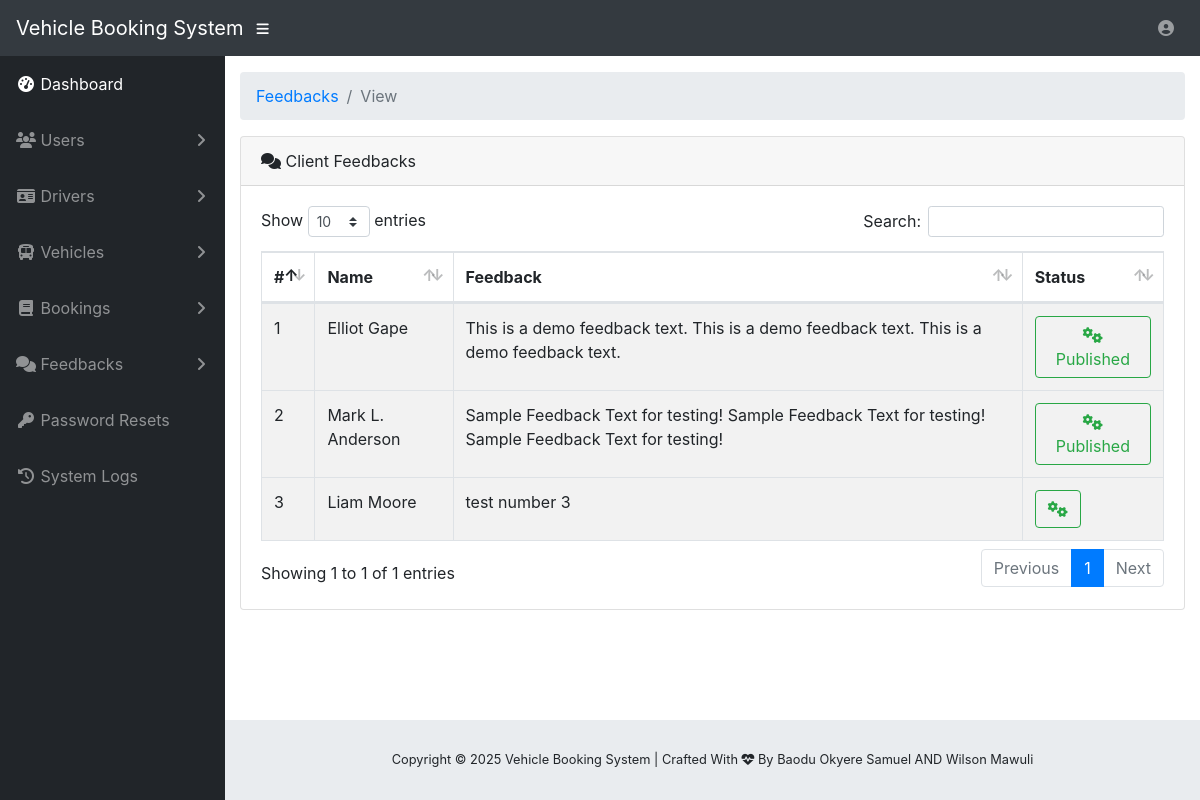
/admin-view-feedback.php (signed in), run on the app's committed database.
### tables this page shows
CREATE TABLE IF NOT EXISTS `tms_feedback` (
  `f_id` int(20) NOT NULL,
  `f_uname` varchar(200) NOT NULL,
  `f_content` longtext NOT NULL,
  `f_status` varchar(200) NOT NULL
);

### admin-view-feedback.php (the view, shortened to what this page needs)
<?php
  include('vendor/inc/config.php');
?>
<!DOCTYPE html>
<html lang="en">
<?php include('vendor/inc/head.php');?>
<body id="page-top">
 <?php include("vendor/inc/nav.php");?>
  <div id="wrapper">
    <?php include('vendor/inc/sidebar.php');?>
    <div id="content-wrapper">
      <div class="container-fluid">
        <ol class="breadcrumb">
          <li class="breadcrumb-item">
            <a href="#">Feedbacks</a>
          </li>
          <li class="breadcrumb-item active">View</li>
        </ol>
        <div class="card mb-3">
          <div class="card-header">
            <i class="fas fa fa-comments"></i>
                Client Feedbacks</div>
          <div class="card-body">
            <div class="table-responsive">
              <table class="table table-bordered table-striped table-hover" id="dataTable" width="100%" cellspacing="0">
                <thead>
                  <tr>
                    <th>#</th>
                    <th>Name</th>
                    <th>Feedback</th>
                    <th>Status</th>
                  </tr>
                </thead>
                <?php
                    $ret="SELECT * FROM tms_feedback ";
                    $stmt= $mysqli->prepare($ret) ;
                    $stmt->execute() ;
                    $res=$stmt->get_result();
                    $cnt=1;
                    while($row=$res->fetch_object())
                {
                ?>
                <tbody>
                  <tr>
                    <td><?php echo $cnt;?></td>
                    <td><?php echo $row->f_uname;?></td>
                    <td><?php echo $row->f_content;?></td>
                    <td><span class = "btn btn-outline-success"><i class="fa fa-cogs"></i> <?php echo $row->f_status;?></span></td>
                  </tr>
                </tbody>
                <?php $cnt = $cnt+1; }?>
              </table>
            </div>
          </div>
        </div>
      </div>
      <?php include("vendor/inc/footer.php");?>
    </div>
  </div>
</body>
</html>

### data on the page
tms_feedback: f_uname "Elliot Gape", f_content "This is a demo feedback text. This is a demo feedback text. This is a demo feedback text.", f_status "Published"
tms_feedback: f_uname "Mark L. Anderson", f_content "Sample Feedback Text for testing! Sample Feedback Text for testing! Sample Feedback Text for testing!", f_status "Published"
tms_feedback: f_uname "Liam Moore", f_content "test number 3"
